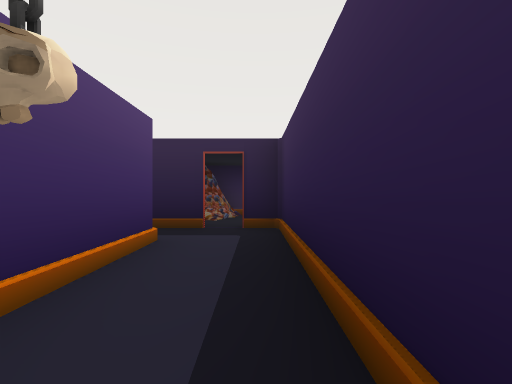
[1] (above)

20 first-person views from a walk through a Unity game level. The camera is 1.2 m above the floor, looks level and sees 85° across. The floor is counted in squares, 2 m on a side. Each view is taken from the middle of a square. On the plan, view 1 faces up. The plan holds only what a view shows up to about 9 squares ahead; the rest is blank. The place goes on beyond the plan. The player is left out. Door leaves are left out, so doorways stand open.

[2]
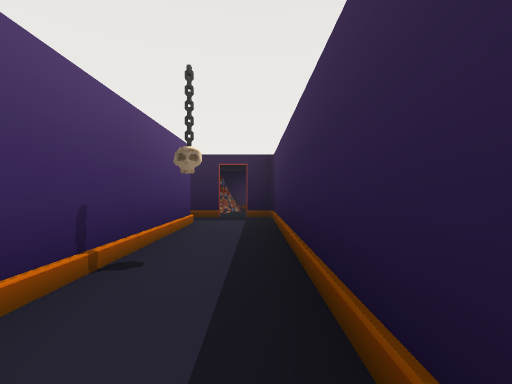

[3]
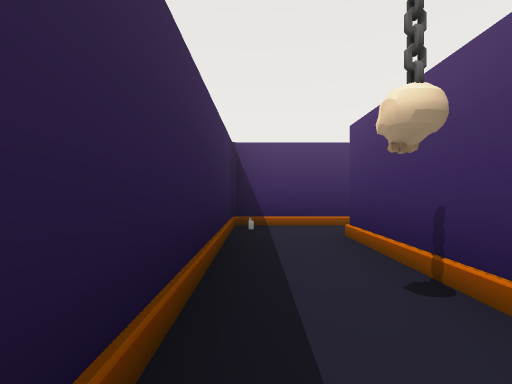

[4]
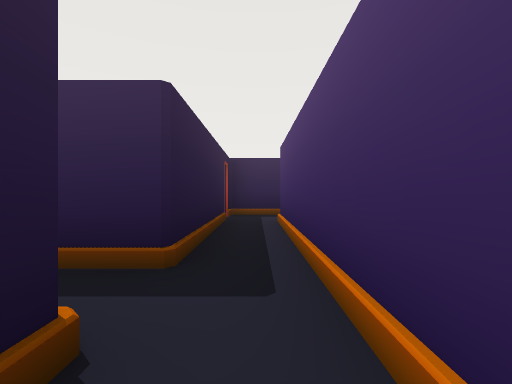

[5]
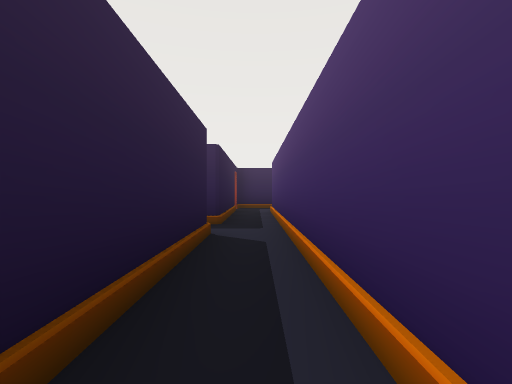

[6]
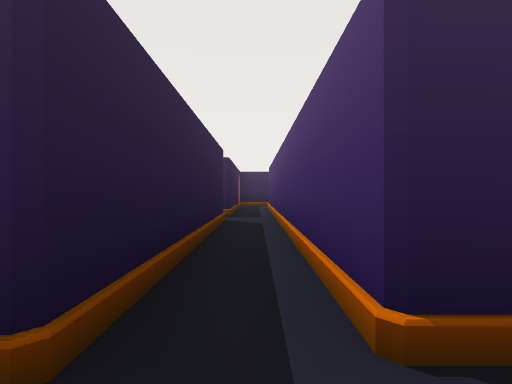

[7]
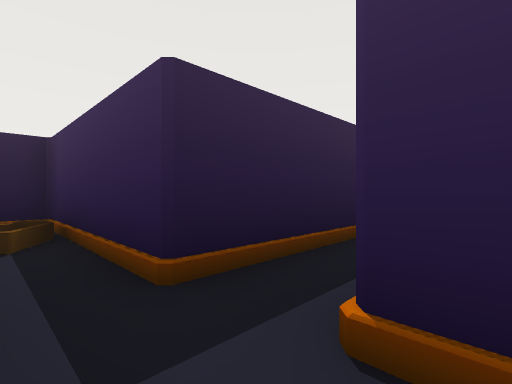

[8]
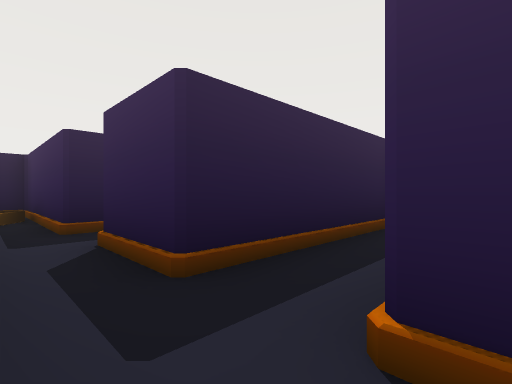

[9]
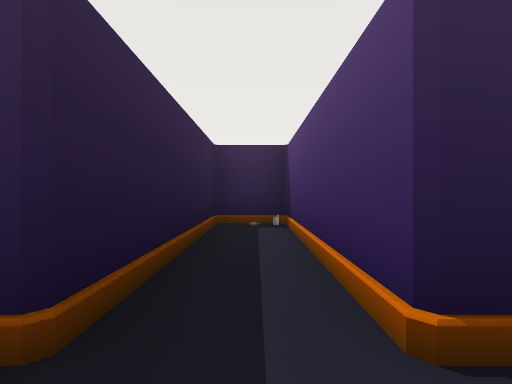

[10]
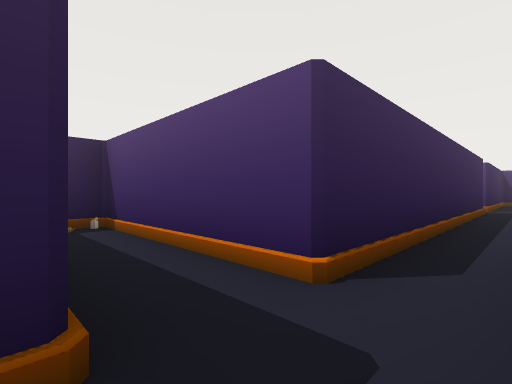

[11]
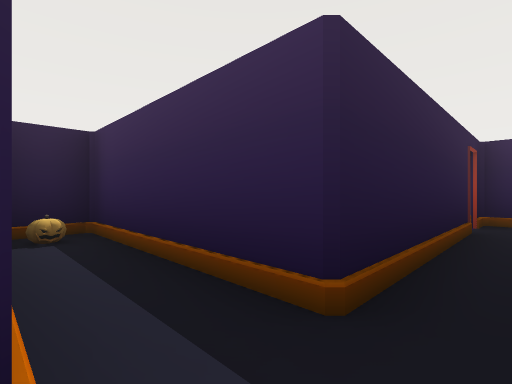

[12]
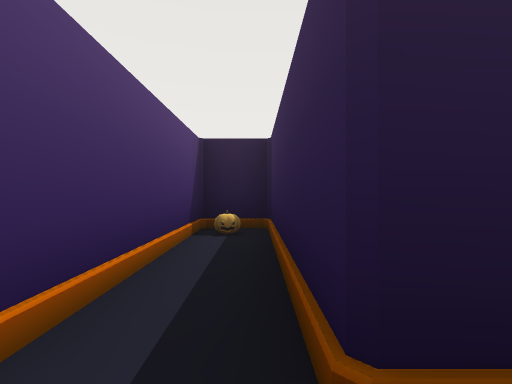

[13]
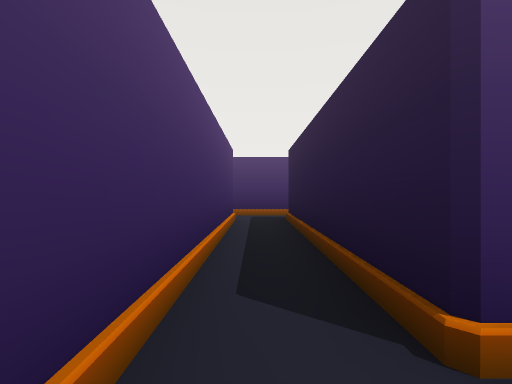

[14]
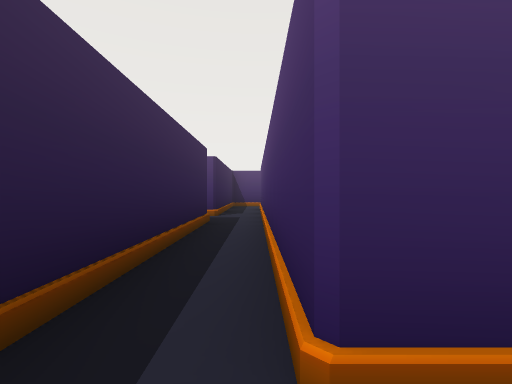

[15]
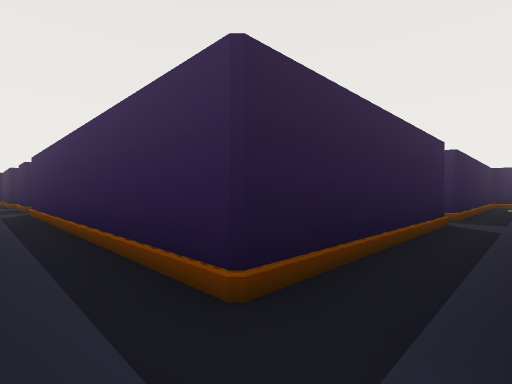

[16]
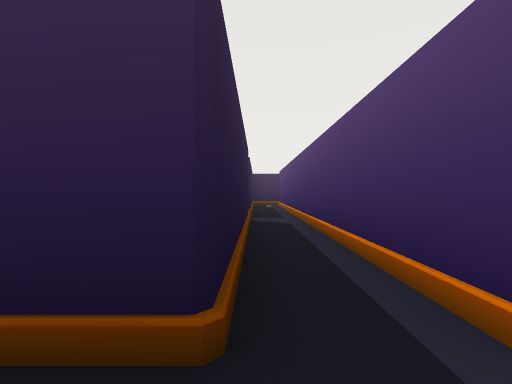

[17]
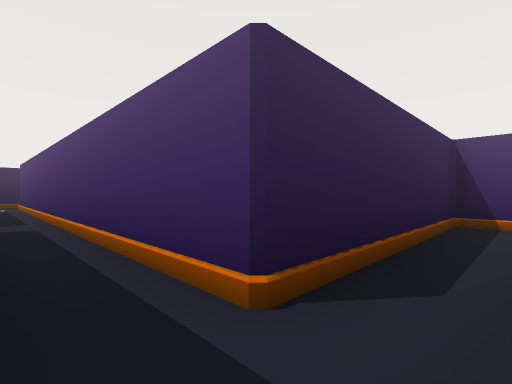

[18]
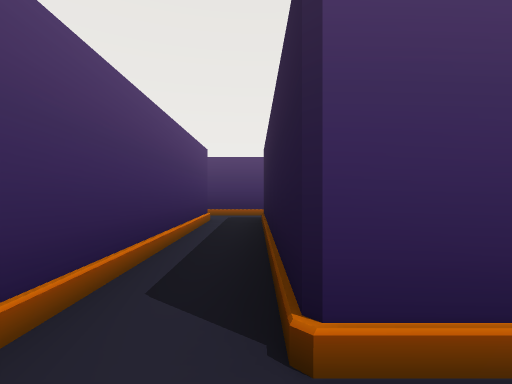

[19]
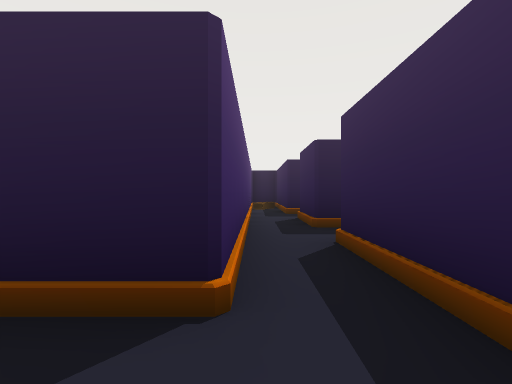

[20]
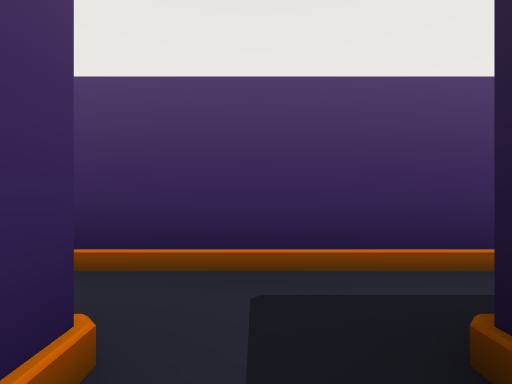

### Floor plan
Key: @ floor where view 1 was taken; # wall or solid block; . floor; / step, stairs or slope; D open door.
Columns run from 13 left of view 1 to 1 right of it. Each row starts with its distance up from view 1.
  9        ###
  8  ##    #.#
  7  /#    #.#
  6 #/#    #.#
  5 #/######.###DD#
  4 #/............#
  3 #/##########..#
  2 #/#####    #..#
  1 #/....#    #..#
  0 #/#####    #.@#
 -1 #/#        #..#
 -2 ..#        #..#
 -3 #/#        ####
 -4 #/#
 -5 #/#
 -6 #/#
 -7 #/############
 -8 #//..........
 -9 #/############
-10 #/#
-11  /#
-12  /#
-13  .#
-14  ##

Positions as (right, up) in squares from view 1, and headings:
1: (0, 0), facing up
2: (0, -2), facing up
3: (0, 2), facing down
4: (-7, 4), facing right
5: (-10, 4), facing right
6: (-12, 4), facing right
7: (-12, 3), facing up-right
8: (-12, 0), facing up-right
9: (-12, 1), facing right
10: (-12, 2), facing down-right
11: (-6, 4), facing up-right
12: (-5, 4), facing up
13: (-5, 4), facing left
14: (-12, -2), facing down
15: (-12, -9), facing up-right
16: (-12, -8), facing right
17: (-12, -8), facing down-right
18: (-5, -8), facing left
19: (-12, -3), facing up
20: (-10, 1), facing left
